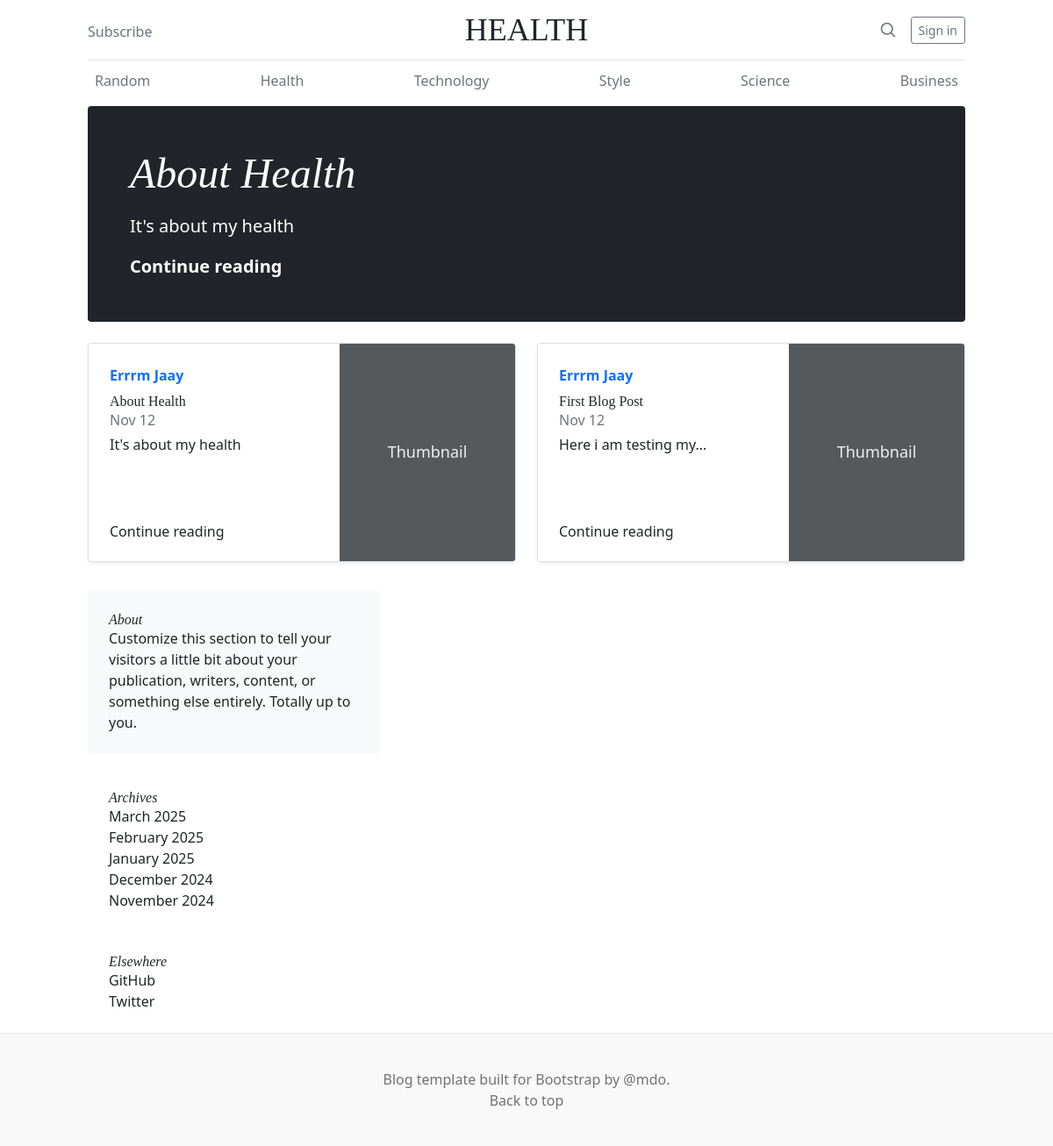
Screenshot of /health with the database file from the repository.
### blog_app/models.py (models this page shows, shortened)
class Post(models.Model):
	id = models.UUIDField(primary_key=True, default=uuid.uuid4, editable=False)
	title = models.CharField(max_length=200)
	slug = models.SlugField(max_length=200, unique=True)
	author = models.ForeignKey(User, on_delete=models.CASCADE)
	content = models.TextField()
	created_at = models.DateTimeField(auto_now_add=True)
	updated_at = models.DateTimeField(auto_now=True)
	likes = models.IntegerField(default=0)
	categories = models.ForeignKey(Category, on_delete=models.CASCADE)
	is_published = models.BooleanField(default=True)
	def short_content(self):
		words = self.content.split()[:5]
		return ' '.join(words) + '...' if len(words) == 5 else ' '.join(words)

### blog_app/views.py (the view)
# urls.py: path('health', views.health, name="health"),
def health(request):
	health_blog = Post.objects.filter(categories=health_category).all().order_by('-created_at')
	most_liked_post = Post.objects.filter(categories=health_category).all().order_by('-likes').first()
	context = {
		'health_blog':health_blog,
		'most_liked_post':most_liked_post
	}
	return render(request, 'pages/health.html', context)

### blog_app/templates/pages/health.html
{% extends 'base.html' %}
{% block title %}
HEALTH
{% endblock %}
{% block top_blog %}
<h1 class="display-4 fst-italic">{{ most_liked_post.title }}</h1>
      <p class="lead my-3">{{ most_liked_post.short_content }}</p>
      <p class="lead mb-0"><a href="#" class="text-white fw-bold">Continue reading</a></p>
{% endblock %}
{% block content %}
<div class="row mb-2">
	{% for post in health_blog %}
    <div class="col-md-6">
      <div class="row g-0 border rounded overflow-hidden flex-md-row mb-4 shadow-sm h-md-250 position-relative">
        <div class="col p-4 d-flex flex-column position-static">
          <strong class="d-inline-block mb-2 text-primary">{{post.author.first_name }} {{ post.author.last_name}} </strong>
          <h3 class="mb-0">{{ post.title }}</h3>
          <div class="mb-1 text-muted">Nov 12</div>
          <p class="card-text mb-auto">{{ post.short_content }}</p>
          <a href="#" class="stretched-link">Continue reading</a>
        </div>
        <div class="col-auto d-none d-lg-block">
          <svg class="bd-placeholder-img" width="200" height="250" xmlns="http://www.w3.org/2000/svg" role="img" aria-label="Placeholder: Thumbnail" preserveAspectRatio="xMidYMid slice" focusable="false"><title>Placeholder</title><rect width="100%" height="100%" fill="#55595c"/><text x="50%" y="50%" fill="#eceeef" dy=".3em">Thumbnail</text></svg>
        </div>
      </div>
    </div>
    {% endfor %}
</div>
{% endblock %}

### blog_app/templates/base.html (shortened to what this page needs)
<!doctype html>
{% load static %}
{% load django_htmx %}
<html lang="en">
  <head>
    <link href="{% static 'css/bootstrap.min.css' %}" rel="stylesheet">
    <link href="{% static 'css/blog.css' %}" rel="stylesheet">
    <link href="https://cdn.jsdelivr.net/npm/flowbite@2.5.2/dist/flowbite.min.css" rel="stylesheet" />
  </head>
  <body>
<div class="container">
  <header class="blog-header py-3">
    <div class="row flex-nowrap justify-content-between align-items-center">
      <div class="col-4 pt-1">
        <a class="link-secondary" href="#">Subscribe</a>
      </div>
      <div class="col-4 text-center">
        <a class="blog-header-logo text-dark" href="#">{% block title %} {% endblock %}</a>
      </div>
      <div class="col-4 d-flex justify-content-end align-items-center">
        <a class="link-secondary" href="#" aria-label="Search">
          <svg xmlns="http://www.w3.org/2000/svg" width="20" height="20" fill="none" stroke="currentColor" stroke-linecap="round" stroke-linejoin="round" stroke-width="2" class="mx-3" role="img" viewBox="0 0 24 24"><title>Search</title><circle cx="10.5" cy="10.5" r="7.5"/><path d="M21 21l-5.2-5.2"/></svg>
        </a>
        {% if user.is_authenticated %}
        <a class="btn btn-sm btn-outline-secondary" href="">Sign out</a>
        {% else %}
        <a class="btn btn-sm btn-outline-secondary" href="{% url 'signin' %}">Sign in</a>
        {% endif %}
      </div>
    </div>
  </header>
{% include 'navbar.html' %}
<main class="container">
  <div class="p-4 p-md-5 mb-4 text-white rounded bg-dark">
    <div class="col-md-6 px-0">
      {% block top_blog %}
      {% endblock %}
    </div>
  </div>
{% block content %}
{% endblock %}
{% include 'sidelinks.html' %}
<footer class="blog-footer">
  <p>Blog template built for <a href="https://getbootstrap.com/">Bootstrap</a> by <a href="https://twitter.com/mdo">@mdo</a>.</p>
  <p>
    <a href="#">Back to top</a>
  </p>
</footer>
  </body>
</html>

### blog_app/templates/navbar.html
<div class="nav-scroller py-1 mb-2">
    <nav class="nav d-flex justify-content-between">
      <a class="p-2 link-secondary" href="{% url 'random' %}">Random</a>
      <a class="p-2 link-secondary" href="{% url 'health' %}">Health</a>
      <a class="p-2 link-secondary" href="{% url 'technology' %}">Technology</a>
      <a class="p-2 link-secondary" href="#">Style</a>
      <a class="p-2 link-secondary" href="#">Science</a>
      <a class="p-2 link-secondary" href="{% url 'business' %}">Business</a>
    </nav>
  </div>
</div>

### blog_app/templates/sidelinks.html (shortened to what this page needs)
<div class="col-md-4">
      <div class="position-sticky" style="top: 2rem;">
        <div class="p-4 mb-3 bg-light rounded">
          <h4 class="fst-italic">About</h4>
          <p class="mb-0">Customize this section to tell your visitors a little bit about your publication, writers, content, or something else entirely. Totally up to you.</p>
        </div>
        <div class="p-4">
          <h4 class="fst-italic">Archives</h4>
          <ol class="list-unstyled mb-0">
            <li><a href="#">March 2025</a></li>
            <li><a href="#">February 2025</a></li>
            <li><a href="#">January 2025</a></li>
            <li><a href="#">December 2024</a></li>
            <li><a href="#">November 2024</a></li>
          </ol>
        </div>
        <div class="p-4">
          <h4 class="fst-italic">Elsewhere</h4>
          <ol class="list-unstyled">
            <li><a href="#">GitHub</a></li>
            <li><a href="#">Twitter</a></li>
          </ol>
        </div>
      </div>
    </div>
</main>

### static/css/blog.css (style rules this page uses)
.blog-header { line-height: 1; border-bottom: 1px solid #e5e5e5; }
.blog-header-logo { font-family: "Playfair Display", Georgia, "Times New Roman", serif; font-size: 2.25rem; }
h1, h2, h3, h4, h5, h6 { font-family: "Playfair Display", Georgia, "Times New Roman", serif; }
.display-4 { font-size: 2.5rem; }
@media (min-width: 768px) { .display-4 { font-size: 3rem; } }
.nav-scroller { position: relative; z-index: 2; height: 2.75rem; overflow-y: hidden; }
.nav-scroller .nav { display: flex; flex-wrap: nowrap; padding-bottom: 1rem; margin-top: -1px; overflow-x: auto; text-align: center; white-space: nowrap; -webkit-overflow-scrolling: touch; }
@media (min-width: 768px) { .h-md-250 { height: 250px; } }
.blog-footer { padding: 2.5rem 0; color: #727272; text-align: center; background-color: #f9f9f9; border-top: .05rem solid #e5e5e5; }
.blog-footer p:last-child { margin-bottom: 0; }

### blog_app/templates/base.html (style rules this page uses)
.bd-placeholder-img { font-size: 1.125rem; text-anchor: middle; -webkit-user-select: none; -moz-user-select: none; user-select: none; }

### rows the page displays
Post: title "About Health", short_content "It's about my health", author.first_name "Errrm", author.last_name "Jaay"
Post: author.first_name "Errrm", author.last_name "Jaay", title "First Blog Post", short_content "Here i am testing my..."
